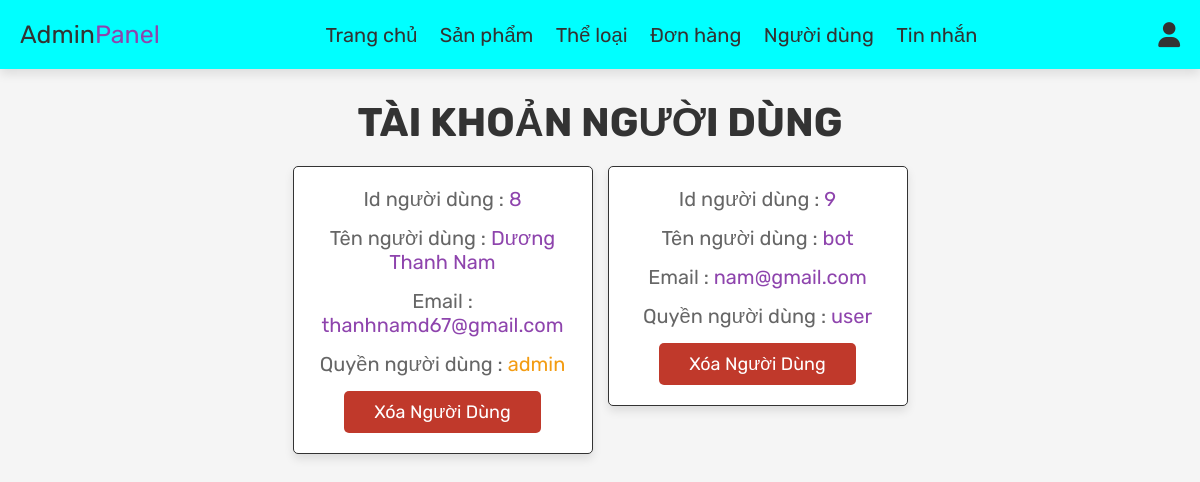
The page /admin_users.php (signed in) on the database its author committed.
### tables this page shows
CREATE TABLE `users` (
  `id` int(100) NOT NULL,
  `name` varchar(100) NOT NULL,
  `email` varchar(100) NOT NULL,
  `password` varchar(100) NOT NULL,
  `user_type` varchar(20) NOT NULL DEFAULT 'user'
);

### admin_users.php (the view, shortened to what this page needs)
<?php
   include 'config.php';
?>
<!DOCTYPE html>
<html lang="en">
<head>
   <link rel="stylesheet" href="https://cdnjs.cloudflare.com/ajax/libs/font-awesome/6.0.0/css/all.min.css">
   <link rel="stylesheet" href="css/admin_style.css">
</head>
<body>
<?php include 'admin_header.php'; ?>
<section class="users">
   <h1 class="title"> Tài khoản người dùng </h1>
   <div class="box-container">
      <?php
         $select_users = mysqli_query($conn, "SELECT * FROM `users`") or die('query failed');
         while($fetch_users = mysqli_fetch_assoc($select_users)){
      ?>
      <div class="box">
         <p> Id người dùng : <span><?php echo $fetch_users['id']; ?></span> </p>
         <p> Tên người dùng : <span><?php echo $fetch_users['name']; ?></span> </p>
         <p> Email : <span><?php echo $fetch_users['email']; ?></span> </p>
         <p> Quyền người dùng : <span style="color:<?php if($fetch_users['user_type'] == 'admin'){ echo 'var(--orange)'; } ?>"><?php echo $fetch_users['user_type']; ?></span> </p>
      <?php
         if($fetch_users['user_type'] == 'admin'){
      ?>
            <a href="#" onclick="return confirm('Không thể xóa Admin?');" class="delete-btn">Xóa người dùng</a>
      <?php
         }else{
      ?>
            <a href="admin_users.php?delete=<?php echo $fetch_users['id']; ?>" onclick="return confirm('Xóa người dùng này?');" class="delete-btn">Xóa người dùng</a>
      <?php
         }
      ?>
      </div>
      <?php
         }
      ?>
   </div>
</section>
</body>
</html>

### css/admin_style.css (style rules this page uses)
:root { --purple:#8e44ad; --red:#c0392b; --orange:#f39c12; --black:#333; --white:#fff; --light-color:#666; --light-white:#ccc; --light-bg:#f5f5f5; --border:.1rem solid var(--black); --box-shadow:0 .5rem 1rem rgba(0,0,0,.1); }
* { font-family: 'Rubik', sans-serif; margin:0; padding:0; box-sizing: border-box; outline: none; border:none; text-decoration: none; transition:all .2s linear; }
html { font-size: 62.5%; overflow-x: hidden; }
body { background-color: var(--light-bg); }
section { padding:3rem 2rem; }
.title { text-align: center; margin-bottom: 2rem; text-transform: uppercase; color:var(--black); font-size: 4rem; }
.btn, .option-btn, .delete-btn, .white-btn { display: inline-block; margin-top: 1rem; padding:1rem 3rem; cursor: pointer; color:var(--white); font-size: 1.8rem; border-radius: .5rem; text-transform: capitalize; }
.delete-btn { background-color: var(--red); }
.users .box-container { display: grid; grid-template-columns: repeat(auto-fit, 30rem); justify-content: center; gap:1.5rem; max-width: 1200px; margin:0 auto; align-items: flex-start; }
.users .box-container .box { background-color: var(--white); padding:2rem; border:var(--border); box-shadow: var(--box-shadow); border-radius: .5rem; text-align: center; }
.users .box-container .box p { padding-bottom: 1.5rem; font-size: 2rem; color:var(--light-color); }
.users .box-container .box p span { color:var(--purple); }
.users .box-container .box .delete-btn { margin-top: 0; }

### rows shown on the page
users: id "8", name "Dương Thanh Nam", email "thanhnamd67@gmail.com", user_type "admin", shows "Xóa Người Dùng"
users: id "9", name "bot", email "nam@gmail.com", user_type "user"
